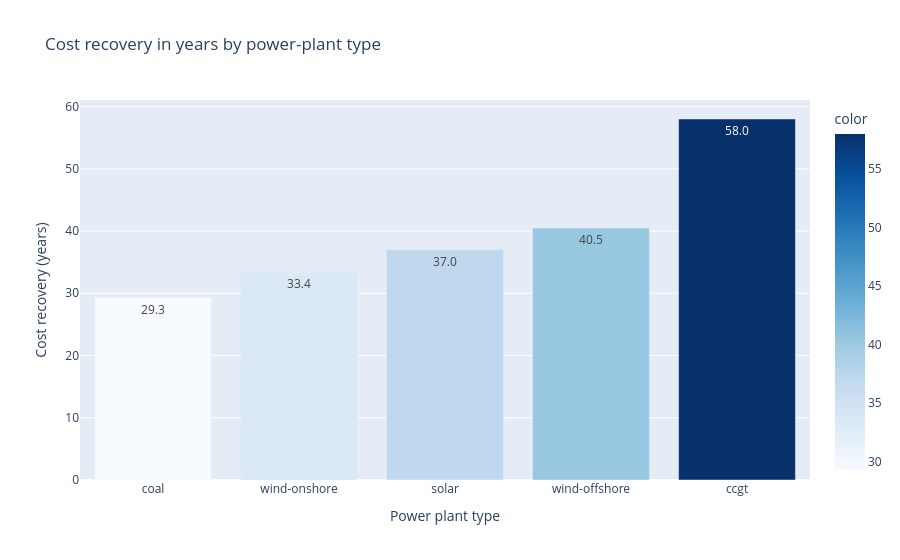

Notebook code cell kept with this figure:
### Code cell
# Let's make it visual
data = payback_time.dropna().sort_values()
fig = px.bar(
    data,
    x=data.index,
    y=data.values,
    title="Cost recovery in years by power-plant type",
    labels={
        "x": "Power plant type",
        "y": "Cost recovery (years)"
    },
    text_auto=".1f",
    color=data.values.round(2),
    color_continuous_scale="Blues",
)
fig.show()

### Figure 1 — Plotly figure (JSON) as saved in the notebook; plotly's stock layout.template omitted (floating-point values rounded to 4 significant figures)
{"data": [{"hovertemplate": "Power plant type=%{x}<br>Cost recovery (years)=%{y}<br>color=%{marker.color}<extra></extra>", "legendgroup": "", "marker": {"color": [29.27, 33.38, 37.02, 40.47, 58.0], "coloraxis": "coloraxis", "pattern": {"shape": ""}}, "name": "", "orientation": "v", "showlegend": false, "textposition": "auto", "texttemplate": "%{y:.1f}", "type": "bar", "x": ["coal", "wind-onshore", "solar", "wind-offshore", "ccgt"], "xaxis": "x", "y": [29.27, 33.38, 37.02, 40.47, 58.0], "yaxis": "y"}], "layout": {"barmode": "relative", "coloraxis": {"autocolorscale": false, "colorbar": {"title": {"text": "color"}}, "colorscale": [[0, "rgb(247,251,255)"], [0.125, "rgb(222,235,247)"], [0.25, "rgb(198,219,239)"], [0.375, "rgb(158,202,225)"], [0.5, "rgb(107,174,214)"], [0.625, "rgb(66,146,198)"], [0.75, "rgb(33,113,181)"], [0.875, "rgb(8,81,156)"], [1, "rgb(8,48,107)"]]}, "legend": {"tracegroupgap": 0}, "title": {"text": "Cost recovery in years by power-plant type"}, "xaxis": {"anchor": "y", "domain": [0, 1], "title": {"text": "Power plant type"}}, "yaxis": {"anchor": "x", "domain": [0, 1], "title": {"text": "Cost recovery (years)"}}}}
